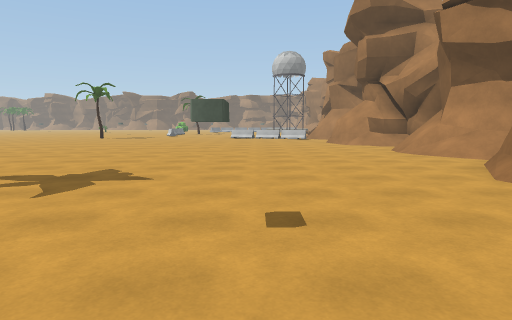
[1] (above)

24 first-person views from a walk through a Unity game level. The camera is 1.4 m above the floor, tilts 6° down and sees 75° across. The floor is counted in squares, 2 m on a side. Each view is taken from the middle of a square. On the plan, view 1 faces up. The plan holds only what a view shows up to about 10 squares ahead; the rest is blank. The place goes on beyond the plan. Surface patterns are stand-ins for the level's own textures.

[2]
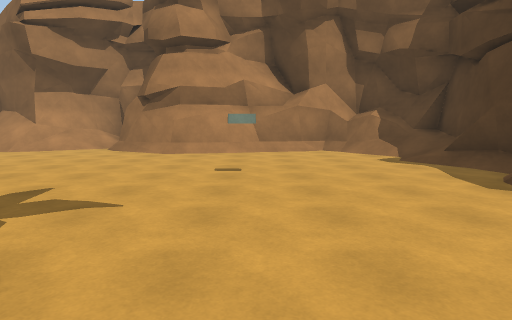

[3]
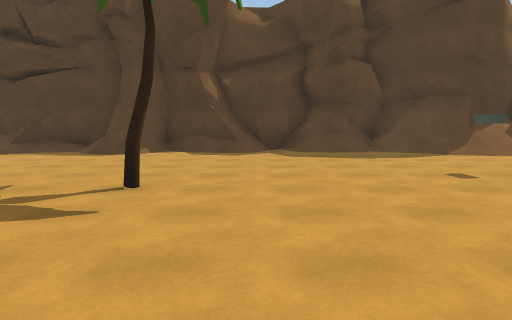

[4]
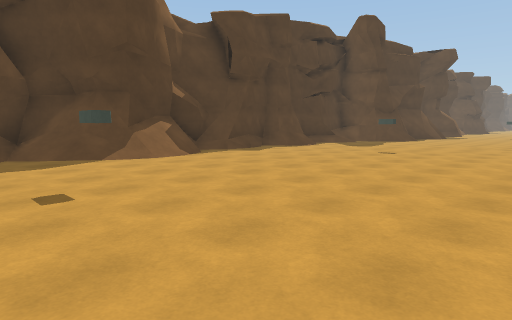

[5]
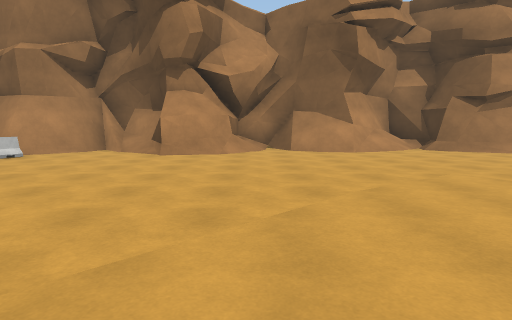

[6]
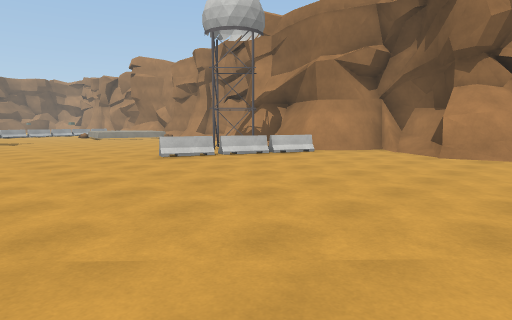

[7]
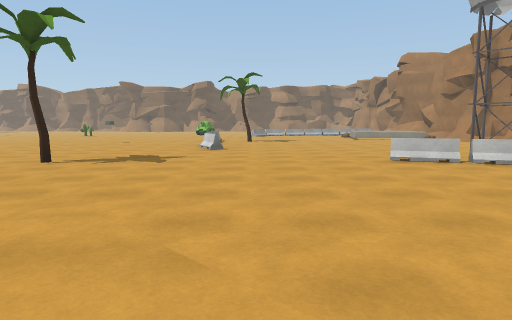

[8]
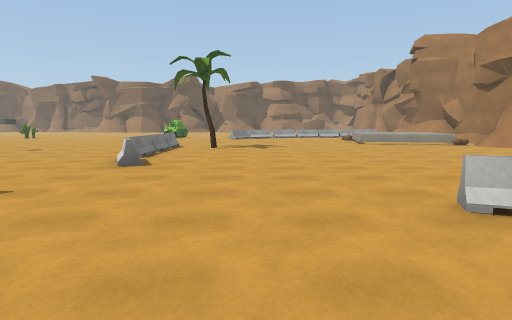

[9]
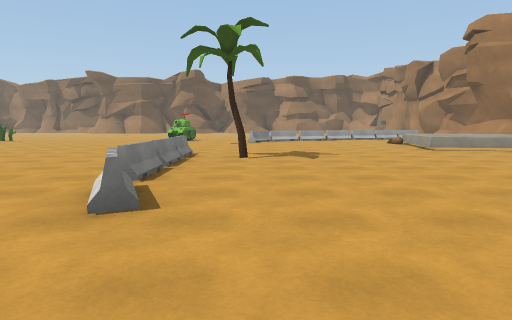

[10]
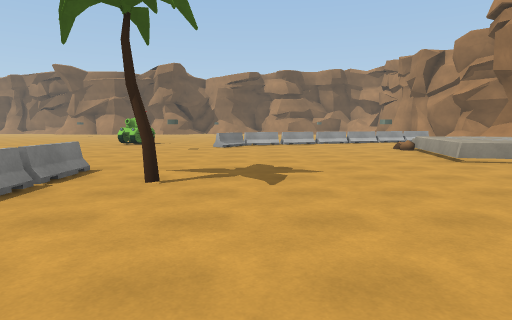

[11]
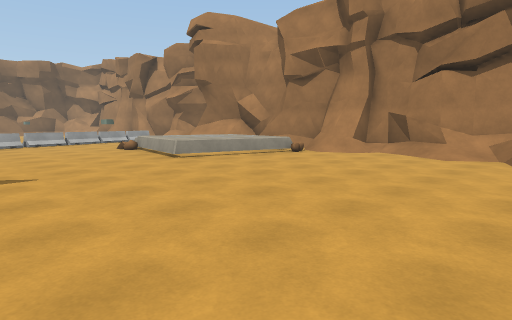

[12]
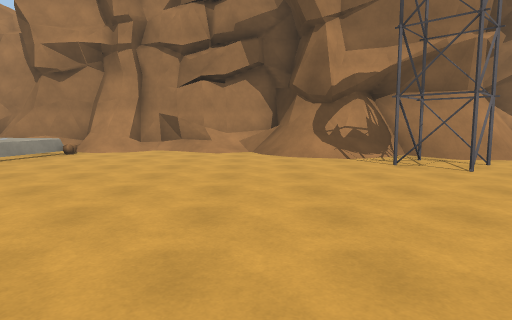

[13]
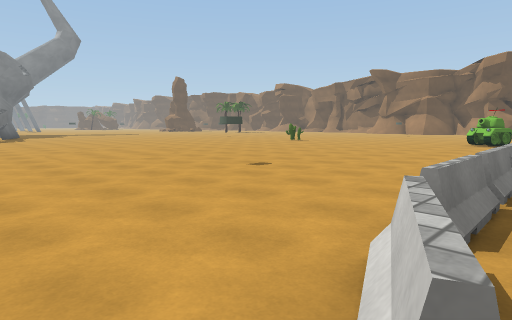

[14]
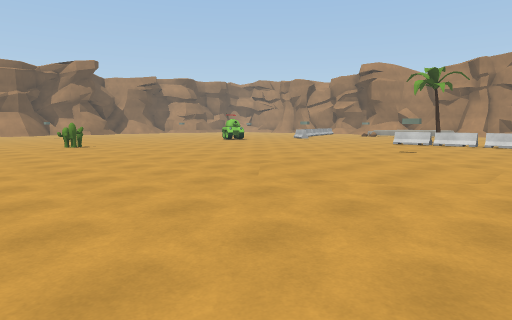

[15]
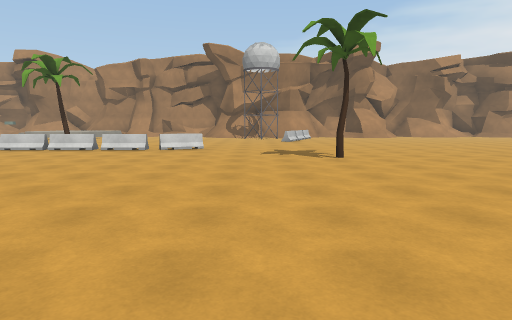

[16]
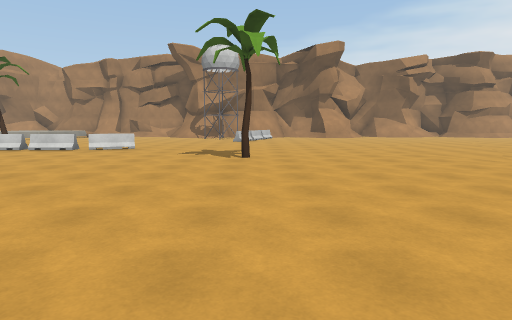

[17]
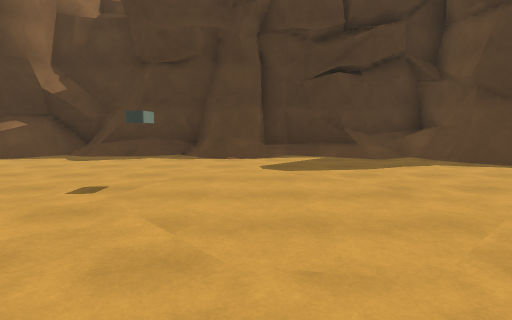

[18]
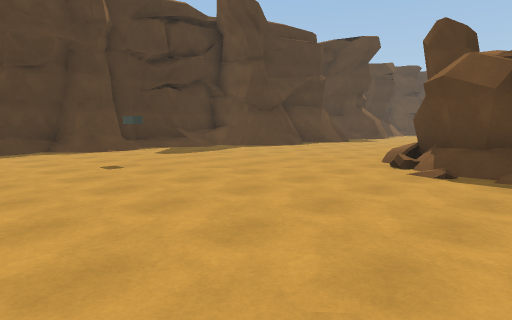

[19]
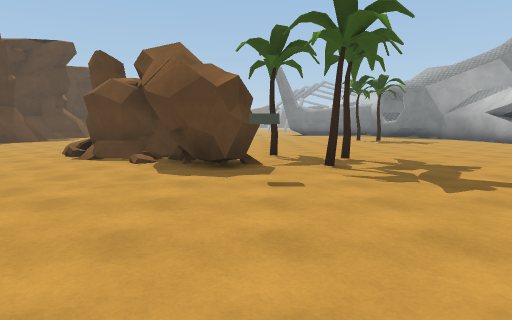

[20]
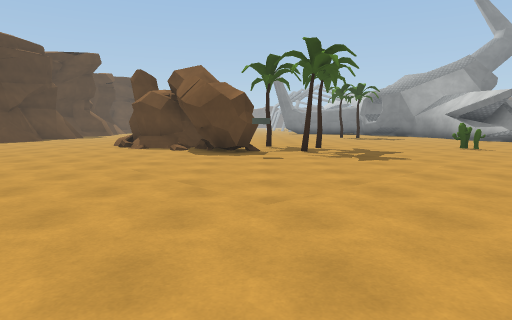

[21]
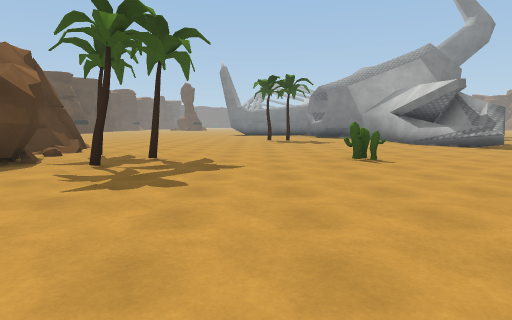

[22]
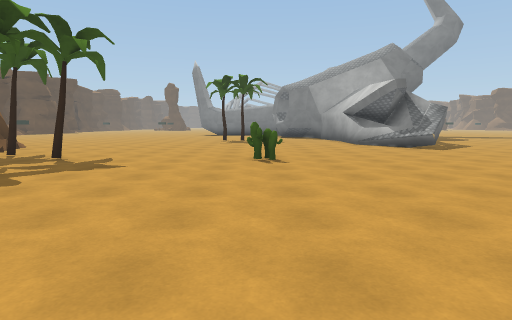

[23]
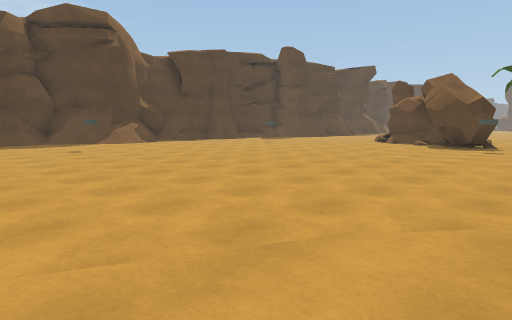

[24]
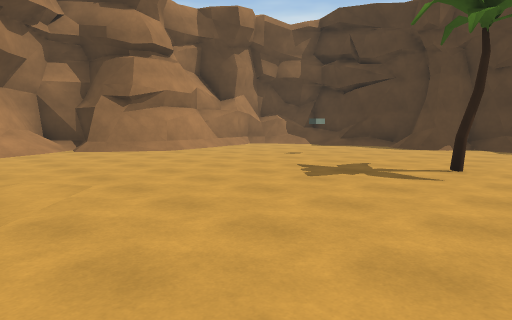

### Floor plan
Key: @ floor where view 1 was taken; # wall or solid block; . main floor; : floor 0.75 m higher than the main floor; / step, stairs or slope; = window, fence, low wall or low ledge; ^ raised ledge; T tree; B barrier; C cactus; O other object.
Columns run from 21 left of view 1 to 6 right of it. Each row starts with its distance up from view 1.
 31     ....     ..........
 30     .....   ...........==  #
 29     ...... .........../=: ##
 28     ..................=::=##
 27     ................../===##
 26     ...........B..........##
 25    ............B.T......../#
 24    ........O...B........../#
 23    ............B........../^
 22  ..............B.........//#
 21 #...............B......./#^^
 20 ......................../#
 19 ......................####
 18 ....................B.####
 17 .............T.......BBB##
 16 ...C...................//##
 15 ........................./#
 14 ........................./#
 13 ........................###
 12 ...T....................###
 11 ....T....................//
 10 ..T.#.O................../#
  9 .#.##..................../#
  8 #####..................../##
  7  ###.....................//#
  6  ##......................//#
  5  ........................###
  4 .........................#
  3 .................T.......#
  2 .....O.......O.......O...##
  1 .........................##
  0 /....................@.../#
 -1 ///......////......=..///##
 -2 #/######/###////#######/###
 -3 ###    ##########     ###

Positions as (right, up) in squares from view 1, and headings:
1: (0, 0), facing up
2: (-5, 2), facing right
3: (-5, 7), facing down
4: (-7, 6), facing down-left
5: (-5, 11), facing right
6: (-5, 11), facing up-right
7: (-4, 11), facing up
8: (-3, 15), facing up
9: (-4, 18), facing up
10: (-3, 21), facing up
11: (-3, 21), facing up-right
12: (-4, 22), facing right
13: (-5, 20), facing up-left
14: (-18, 21), facing up-right
15: (-15, 19), facing right
16: (-15, 17), facing right
17: (-17, 6), facing down
18: (-13, 8), facing down-left
19: (-11, 10), facing left
20: (-8, 10), facing left
21: (-11, 14), facing left
22: (-11, 16), facing left
23: (-5, 12), facing down-left
24: (-5, 9), facing down-right
